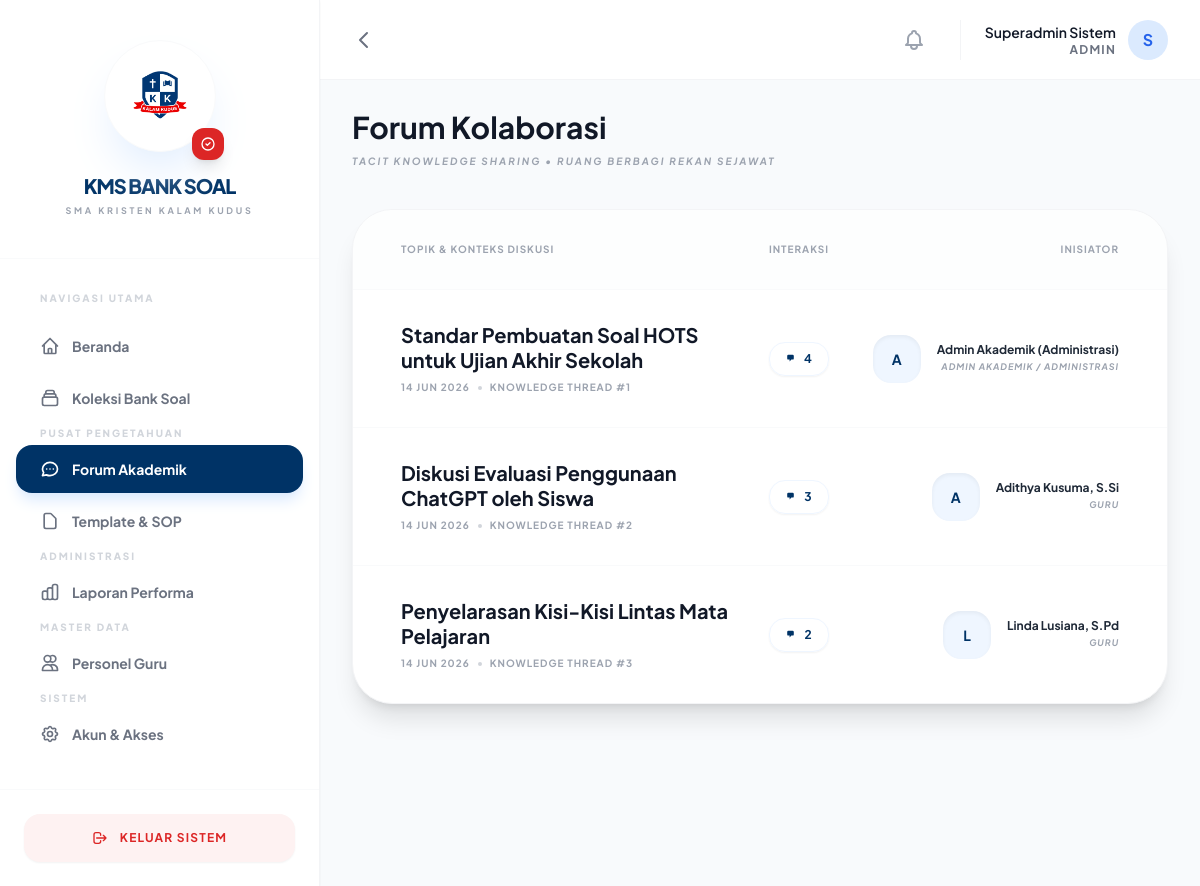
/forum.php (signed in), run on the app's committed database.
### tables this page shows
CREATE TABLE `forum_topics` (
  `id` int(11) NOT NULL,
  `title` varchar(255) NOT NULL,
  `kategori_forum` varchar(50) DEFAULT 'Umum',
  `actor_id` int(11) DEFAULT NULL,
  `created_at` timestamp NOT NULL DEFAULT current_timestamp()
);

### forum.php (the view, shortened to what this page needs)
<?php
require_once 'includes/header.php';
$stmt = $pdo->query("SELECT ft.*,
                    COALESCE(
                        (SELECT full_name FROM staff WHERE identity_id = ft.actor_id),
                        (SELECT full_name FROM teachers WHERE identity_id = ft.actor_id)
                    ) as full_name,
                    COALESCE(
                        (SELECT r.role_name FROM staff s JOIN roles r ON s.role_id = r.id WHERE s.identity_id = ft.actor_id),
                        'Guru'
                    ) as role_name,
                    (SELECT COUNT(*) FROM forum_replies WHERE topic_id = ft.id) as reply_count
                    FROM forum_topics ft
                    ORDER BY ft.created_at DESC");
$topics = $stmt->fetchAll();
?>
<div class="mb-10 flex flex-col md:flex-row justify-between items-start md:items-center space-y-4 md:space-y-0">
    <div>
        <h3 class="text-3xl font-bold text-gray-900 leading-none">Forum Kolaborasi</h3>
        <p class="text-[10px] text-gray-400 uppercase tracking-[0.2em] font-bold mt-3 italic">Tacit Knowledge Sharing • Ruang Berbagi Rekan Sejawat</p>
    </div>
</div>
<div class="bg-white rounded-[40px] border border-gray-100 shadow-xl overflow-hidden mb-12">
    <div class="hidden md:flex p-8 border-b border-gray-50 bg-gray-50/30 text-[10px] font-bold text-gray-400 uppercase tracking-widest px-12">
        <div class="flex-1">Topik & Konteks Diskusi</div>
        <div class="w-32 text-center">Interaksi</div>
        <div class="w-64 text-right">Inisiator</div>
    </div>
    <div class="divide-y divide-gray-50">
        <?php foreach ($topics as $t): ?>
        <a href="forum-detail.php?id=<?php echo $t['id']; ?>" class="px-6 md:px-12 py-6 md:py-8 flex flex-col md:flex-row md:items-center hover:bg-gray-50 transition-all duration-300 group space-y-4 md:space-y-0">
            <div class="flex-1">
                <h4 class="text-xl font-bold text-gray-900 group-hover:text-primary transition-colors leading-tight mb-2 break-words"><?php echo $t['title']; ?></h4>
                <div class="flex flex-wrap items-center gap-2 text-[10px] text-gray-400 font-bold uppercase tracking-widest">
                    <span><?php echo date('d M Y', strtotime($t['created_at'])); ?></span>
                    <span class="hidden md:inline-block w-1 h-1 rounded-full bg-gray-300"></span>
                    <span>Knowledge Thread #<?php echo $t['id']; ?></span>
                </div>
            </div>
            <div class="md:w-32 md:text-center">
                <span class="inline-flex items-center px-4 py-2 bg-white bg-opacity-50 text-xs font-bold text-primary rounded-2xl border border-blue-50 shadow-sm">
                    <svg class="w-3 h-3 mr-1.5" fill="currentColor" viewBox="0 0 20 20"><path d="M2 5a2 2 0 012-2h7a2 2 0 012 2v4a2 2 0 01-2 2H9l-3 3v-3H4a2 2 0 01-2-2V5z"></path></svg>
                    <?php echo $t['reply_count']; ?>
                </span>
            </div>
            <div class="flex items-center space-x-4 md:w-64 md:justify-end">
                <div class="w-10 h-10 md:w-12 md:h-12 rounded-[18px] bg-blue-50 text-primary flex items-center justify-center font-bold text-sm shadow-inner group-hover:scale-110 transition-transform shrink-0">
                    <?php echo strtoupper(substr($t['full_name'], 0, 1)); ?>
                </div>
                <div class="md:text-right">
                     <p class="text-xs font-bold text-gray-800 leading-none truncate"><?php echo $t['full_name']; ?></p>
                     <p class="text-[9px] text-gray-400 font-bold uppercase tracking-widest mt-1 italic"><?php echo $t['role_name']; ?></p>
                </div>
            </div>
        </a>
        <?php endforeach; ?>
    </div>
</div>
<?php require_once 'includes/footer.php'; ?>

### includes/header.php (style rules this page uses)
body { font-family: 'Plus Jakarta Sans', sans-serif; background-color: #F8FAFC; color: #1E293B; }

### data on the page
forum_topics: title "Standar Pembuatan Soal HOTS untuk Ujian Akhir Sekolah", created_at "14 JUN 2026", id "1", reply_count "4", full_name "A", full_name "Admin Akademik (Administrasi)", role_name "ADMIN AKADEMIK / ADMINISTRASI"
forum_topics: title "Diskusi Evaluasi Penggunaan ChatGPT oleh Siswa", created_at "14 JUN 2026", id "2", reply_count "3", full_name "A", full_name "Adithya Kusuma, S.Si", role_name "GURU"
forum_topics: title "Penyelarasan Kisi-Kisi Lintas Mata Pelajaran", created_at "14 JUN 2026", id "3", reply_count "2", full_name "L", full_name "Linda Lusiana, S.Pd", role_name "GURU"

### other printed values
$_SESSION['full_name'] "Superadmin Sistem"
$_SESSION['role_name'] "ADMIN"
substr($_SESSION['full_name'], 0, 1) "S"
